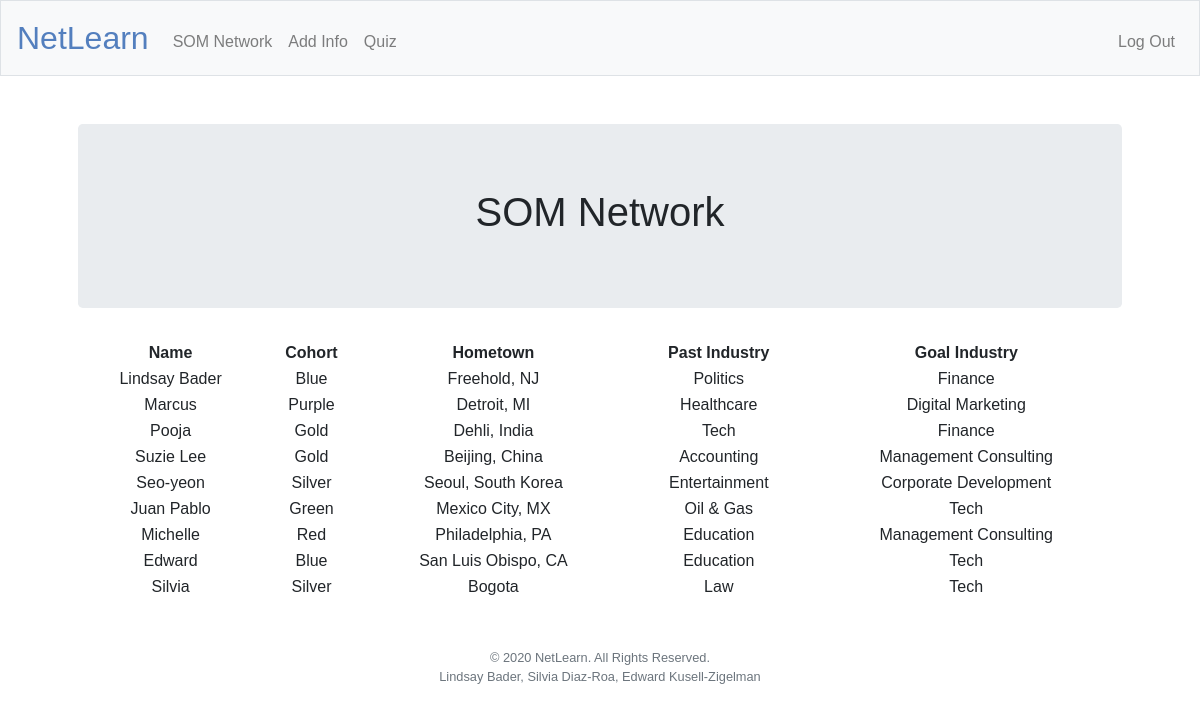
Page / (signed in) on the earlier database version.
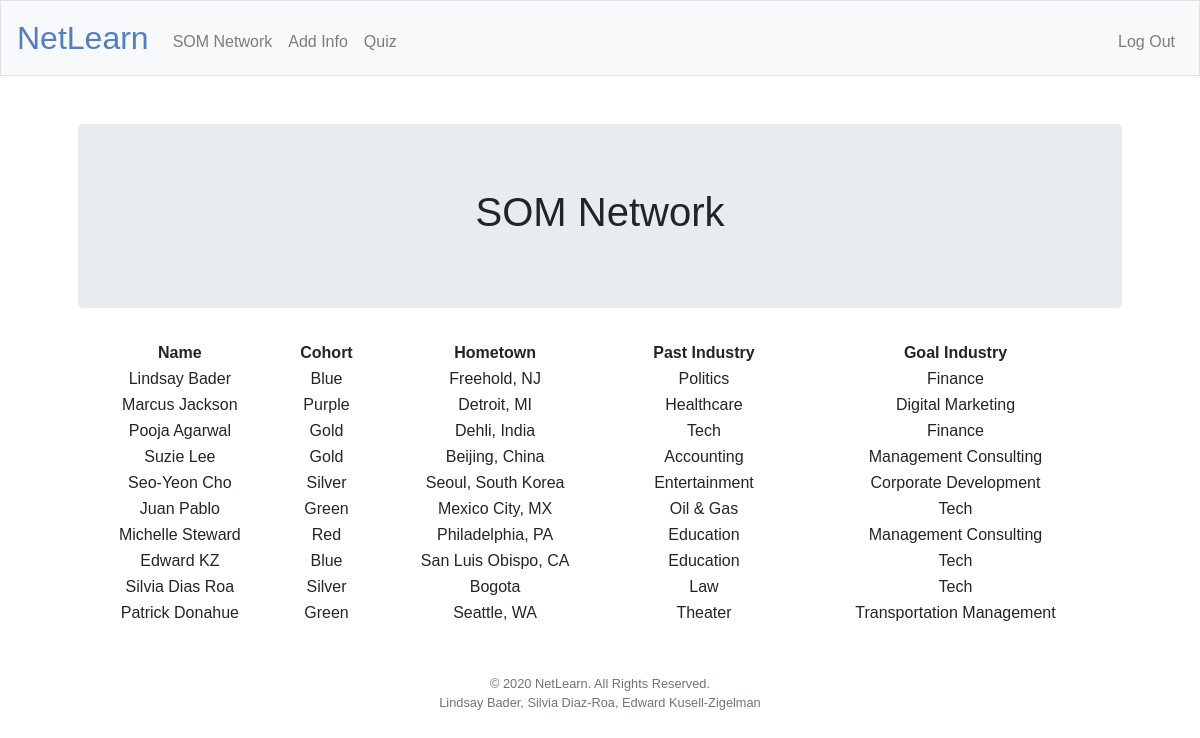
Same page on the later database version.
### tables this page shows
CREATE TABLE network (id INTEGER, name TEXT, cohort TEXT, hometown TEXT, past_industry TEXT, goal_industry TEXT, PRIMARY KEY(id));

### application.py (the view)
@app.route("/")
@login_required
def SOM_network():
    network = db.execute("SELECT * FROM network")
    return render_template("SOM_network.html", network = network)

### application.py (called while the page is built)
@app.after_request
def after_request(response):
    response.headers["Cache-Control"] = "no-cache, no-store, must-revalidate"
    response.headers["Expires"] = 0
    response.headers["Pragma"] = "no-cache"
    return response

### helpers.py (called while the page is built)
def login_required(f):
    @wraps(f)
    def decorated_function(*args, **kwargs):
        if session.get("user_id") is None:
            return redirect("/login")
        return f(*args, **kwargs)
    return decorated_function

### templates/SOM_network.html (shortened to what this page needs)
{% extends "layout.html" %}
{% block main %}
            <div class="jumbotron">
            <h1>SOM Network</h1>
            </div>
                <table style="width: 100%">
                    <thead>
                        <tr>
                            <th>Name</th>
                            <th>Cohort</th>
                            <th>Hometown</th>
                            <th>Past Industry</th>
                            <th>Goal Industry</th>
                        </tr>
                    </thead>
                    <tbody>
                        {% for row in network %}
                            <tr>
                                <td> {{ row.name}} </td>
                                <td> {{ row.cohort}} </td>
                                <td> {{ row.hometown}} </td>
                                <td> {{ row.past_industry}} </td>
                                <td> {{ row.goal_industry}} </td>
                            </tr>
                        {% endfor %}
                    </tbody>
                </table>
{% endblock %}

### templates/layout.html (shortened to what this page needs)
<!DOCTYPE html>
<html lang="en">
    <head>
        <link rel="stylesheet" href="https://cdn.jsdelivr.net/npm/bootstrap@4.5.3/dist/css/bootstrap.min.css">
        <link href="/static/styles.css" rel="stylesheet">
    </head>
    <body>
        <nav class="navbar navbar-expand-md navbar-light bg-light border">
            <a class="navbar-brand" href="/"><span class="blue">NetLearn</span></a>
            <div class="collapse navbar-collapse" id="navbar">
                {% if session.user_id %}
                    <ul class="navbar-nav mr-auto mt-2">
                        <li class="nav-item"><a class="nav-link" href="/">SOM Network</a></li>
                        <li class="nav-item"><a class="nav-link" href="/add_info">Add Info</a></li>
                        <li class="nav-item"><a class="nav-link" href="/quiz">Quiz</a></li>
                    </ul>
                    <ul class="navbar-nav ml-auto mt-2">
                        <li class="nav-item"><a class="nav-link" href="/logout">Log Out</a></li>
                    </ul>
                {% else %}
                    <ul class="navbar-nav ml-auto mt-2">
                        <li class="nav-item"><a class="nav-link" href="/create_account">Create Account</a></li>
                        <li class="nav-item"><a class="nav-link" href="/login">Log In</a></li>
                    </ul>
                {% endif %}
            </div>
        </nav>
        <main class="container p-5">
            {% block main %}{% endblock %}
        </main>
        <footer class="small text-center text-muted">
            &#169; 2020 NetLearn. All Rights Reserved.
            <br>
            Lindsay Bader, Silvia Diaz-Roa, Edward Kusell-Zigelman
        </footer>
    </body>
</html>

### static/styles.css (style rules this page uses)
* { font-family: arial; }
nav .navbar-brand { font-size: xx-large; }
nav .navbar-brand .blue { color: #537fbe; }
main { overflow-x: auto; text-align: center; }

Differences in the rows shown:
changed network "Purple": name "Marcus" → "Marcus Jackson"
changed network "Dehli, India": name "Pooja" → "Pooja Agarwal"
changed network "Seoul, South Korea": name "Seo-yeon" → "Seo-Yeon Cho"
changed network "Red": name "Michelle" → "Michelle Steward"
changed network "San Luis Obispo, CA": name "Edward" → "Edward KZ"
changed network "Bogota": name "Silvia" → "Silvia Dias Roa"
added network: name "Patrick Donahue", cohort "Green", hometown "Seattle, WA", past_industry "Theater", goal_industry "Transportation Management"
